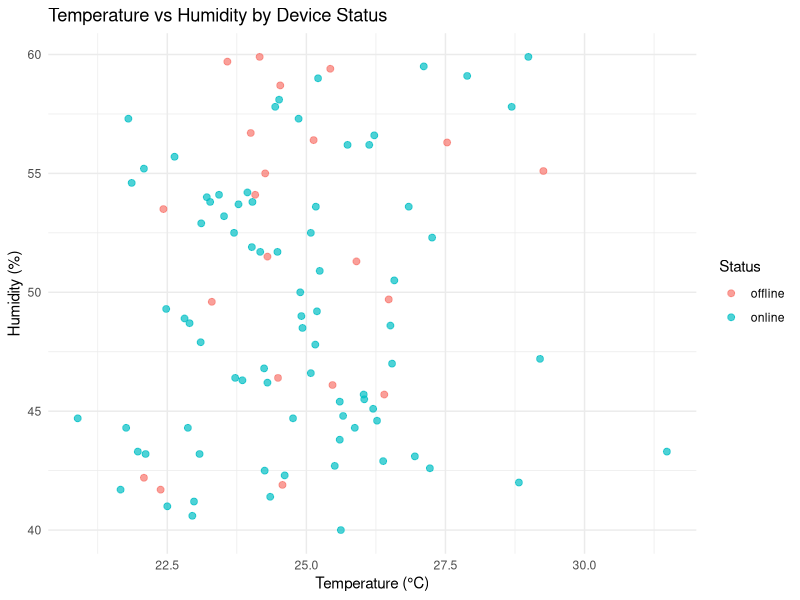
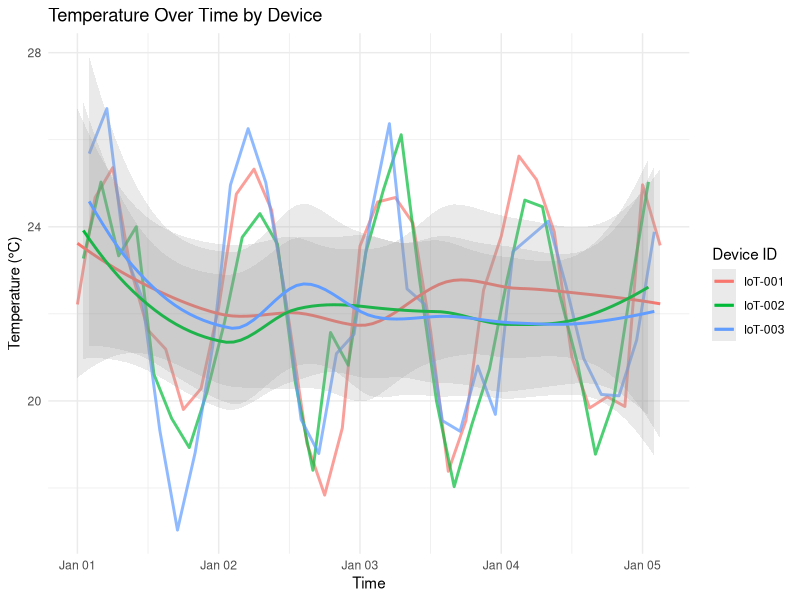
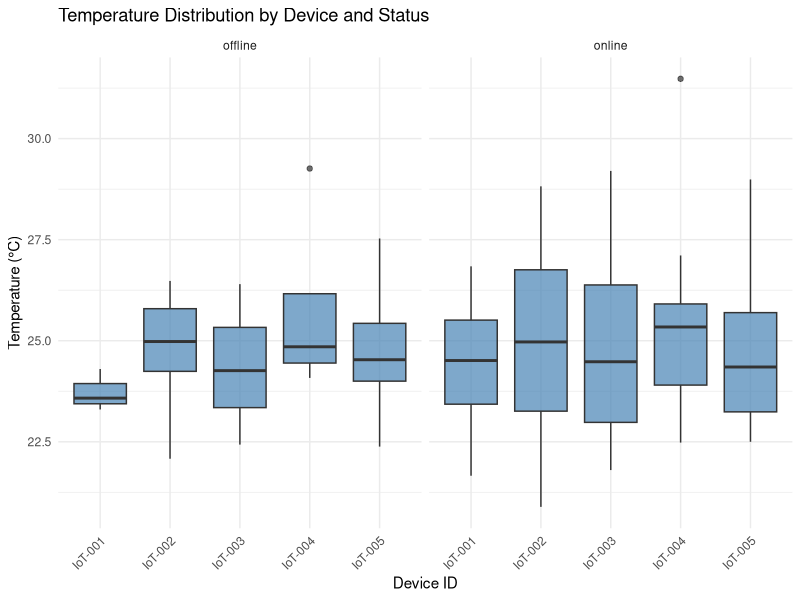
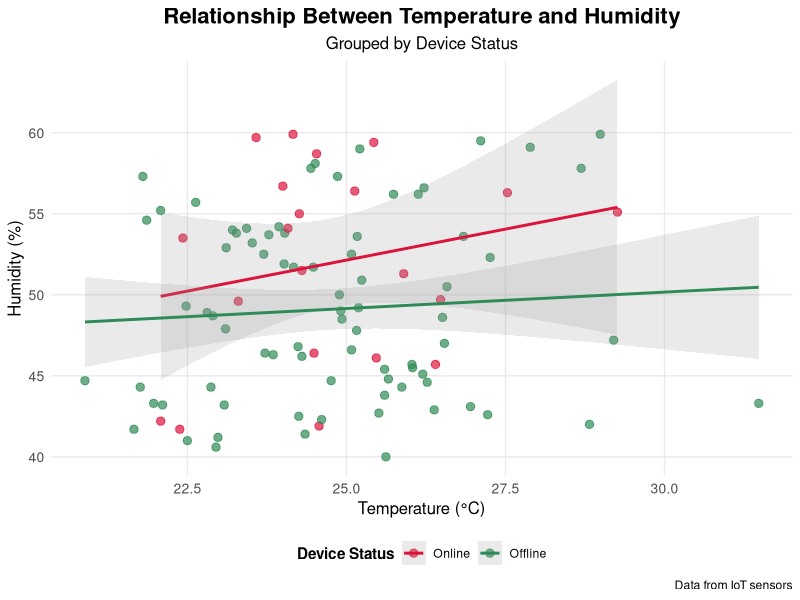
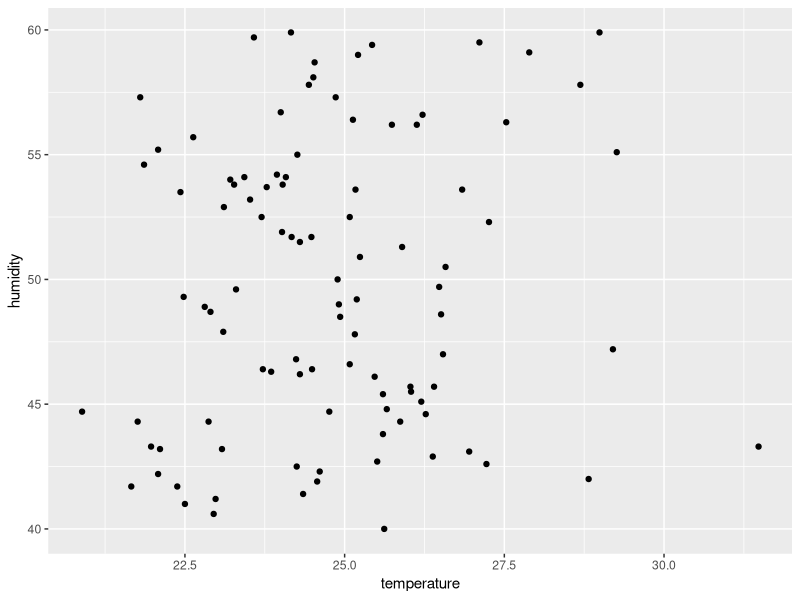
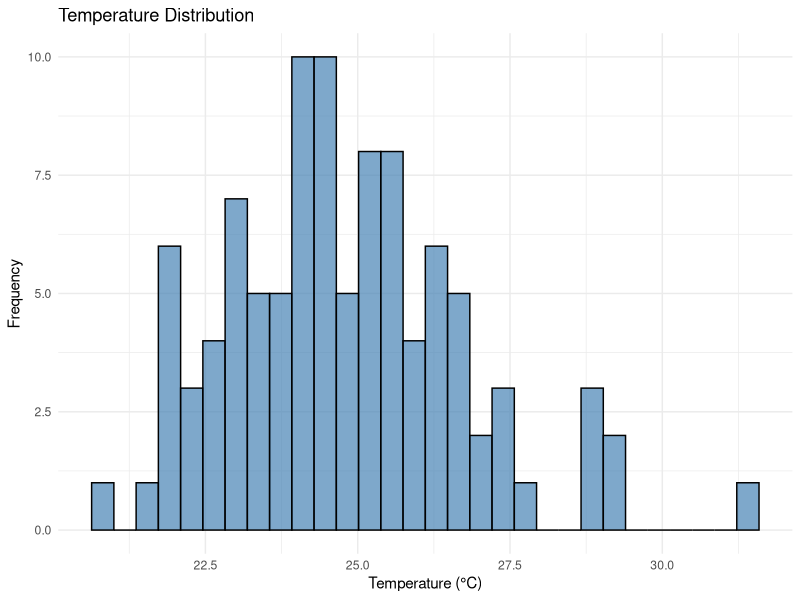
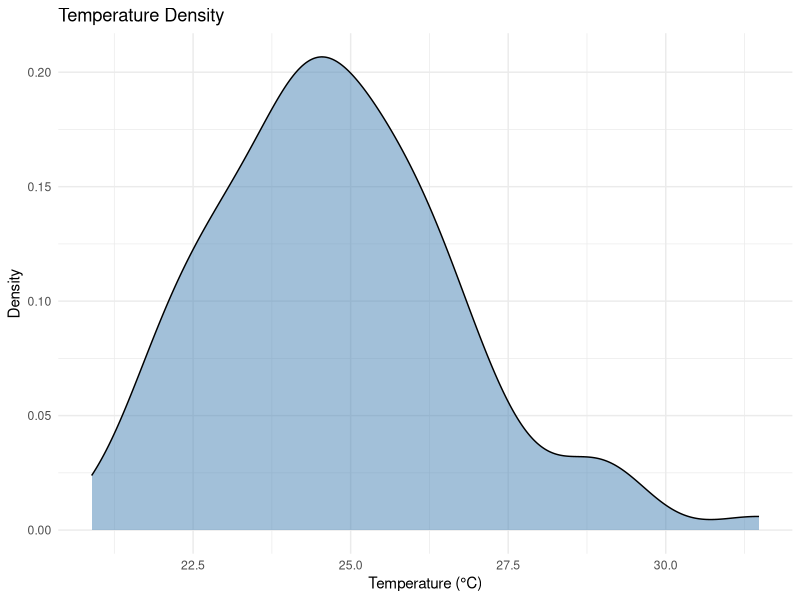
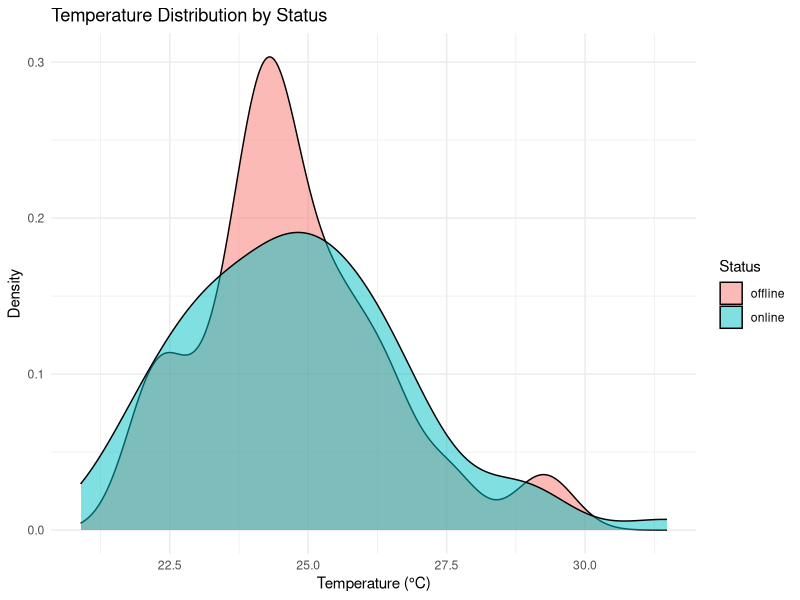

Source code (R) for these figures, in order:
# Workshop 06: Data Visualization with ggplot2
# This script demonstrates data visualization using ggplot2

# Install and load required libraries
# Install packages if not already installed
if (!require(ggplot2, quietly = TRUE)) {
  cat("Installing ggplot2 package...\n")
  install.packages("ggplot2")
}

if (!require(dplyr, quietly = TRUE)) {
  cat("Installing dplyr package...\n")
  install.packages("dplyr")
}

# Load libraries
library(ggplot2)
library(dplyr)

# ============================================================================
# Setup: Create Sample Data
# ============================================================================

cat("=== Creating Sample Data ===\n")

set.seed(123)
# Create time series data
timestamps <- seq(as.POSIXct("2024-01-01 00:00:00"), by = "1 hour", length.out = 100)
time_data <- data.frame(
  timestamp = timestamps,
  temperature = 22 + 3 * sin(2 * pi * (1:100) / 24) + rnorm(100, 0, 1),
  device_id = rep(c("IoT-001", "IoT-002", "IoT-003"), length.out = 100)
)

# Create sensor data
sensor_data <- data.frame(
  device_id = rep(paste0("IoT-", sprintf("%03d", 1:5)), each = 20),
  temperature = round(rnorm(100, mean = 25, sd = 2), 2),
  humidity = round(runif(100, 40, 60), 1),
  pressure = round(rnorm(100, mean = 1013, sd = 5), 1),
  status = sample(c("online", "offline"), 100, replace = TRUE, prob = c(0.8, 0.2))
)

cat("Sample data created\n")
cat("Time data:", nrow(time_data), "rows\n")
cat("Sensor data:", nrow(sensor_data), "rows\n")

# ============================================================================
# 2. Scatter Plots
# ============================================================================

cat("\n=== Creating Scatter Plots ===\n")

# Basic scatter plot
p1 <- ggplot(sensor_data, aes(x = temperature, y = humidity)) +
  geom_point()
cat("Basic scatter plot created\n")

# Customized scatter plot
p2 <- ggplot(sensor_data, aes(x = temperature, y = humidity)) +
  geom_point(color = "steelblue", size = 2, alpha = 0.6) +
  labs(
    title = "Temperature vs Humidity",
    x = "Temperature (°C)",
    y = "Humidity (%)"
  ) +
  theme_minimal()
cat("Customized scatter plot created\n")

# Color by category
p3 <- ggplot(sensor_data, aes(x = temperature, y = humidity, color = status)) +
  geom_point(size = 2, alpha = 0.7) +
  labs(
    title = "Temperature vs Humidity by Status",
    x = "Temperature (°C)",
    y = "Humidity (%)",
    color = "Device Status"
  ) +
  theme_minimal()
cat("Scatter plot with color coding created\n")

# ============================================================================
# 3. Line Plots
# ============================================================================

cat("\n=== Creating Line Plots ===\n")

# Basic line plot
p4 <- ggplot(
  time_data[time_data$device_id == "IoT-001", ],
  aes(x = timestamp, y = temperature)
) +
  geom_line() +
  labs(
    title = "Temperature Over Time",
    x = "Time",
    y = "Temperature (°C)"
  ) +
  theme_minimal()
cat("Basic line plot created\n")

# Line plot with points
p5 <- ggplot(
  time_data[time_data$device_id == "IoT-001", ],
  aes(x = timestamp, y = temperature)
) +
  geom_line(color = "blue", alpha = 0.7) +
  geom_point(color = "red", size = 1) +
  labs(
    title = "Temperature Over Time",
    x = "Time",
    y = "Temperature (°C)"
  ) +
  theme_minimal()
cat("Line plot with points created\n")

# Multiple lines
p6 <- ggplot(time_data, aes(x = timestamp, y = temperature, color = device_id)) +
  geom_line(alpha = 0.7) +
  labs(
    title = "Temperature Over Time by Device",
    x = "Time",
    y = "Temperature (°C)",
    color = "Device ID"
  ) +
  theme_minimal()
cat("Multiple line plot created\n")

# ============================================================================
# 4. Bar Plots
# ============================================================================

cat("\n=== Creating Bar Plots ===\n")

# Calculate summary for bar plot
device_summary <- sensor_data %>%
  group_by(device_id) %>%
  summarize(avg_temp = mean(temperature))

# Basic bar plot
p7 <- ggplot(device_summary, aes(x = device_id, y = avg_temp)) +
  geom_bar(stat = "identity", fill = "steelblue") +
  labs(
    title = "Average Temperature by Device",
    x = "Device ID",
    y = "Average Temperature (°C)"
  ) +
  theme_minimal()
cat("Basic bar plot created\n")

# Horizontal bar plot
p8 <- ggplot(device_summary, aes(x = device_id, y = avg_temp)) +
  geom_bar(stat = "identity", fill = "steelblue") +
  coord_flip() +
  labs(
    title = "Average Temperature by Device",
    x = "Device ID",
    y = "Average Temperature (°C)"
  ) +
  theme_minimal()
cat("Horizontal bar plot created\n")

# Grouped bar plot
status_summary <- sensor_data %>%
  group_by(device_id, status) %>%
  summarize(count = n(), .groups = "drop")

p9 <- ggplot(status_summary, aes(x = device_id, y = count, fill = status)) +
  geom_bar(stat = "identity", position = "dodge") +
  labs(
    title = "Readings Count by Device and Status",
    x = "Device ID",
    y = "Count",
    fill = "Status"
  ) +
  theme_minimal()
cat("Grouped bar plot created\n")

# ============================================================================
# 5. Histograms and Density Plots
# ============================================================================

cat("\n=== Creating Histograms ===\n")

# Histogram
p10 <- ggplot(sensor_data, aes(x = temperature)) +
  geom_histogram(bins = 30, fill = "steelblue", color = "black", alpha = 0.7) +
  labs(
    title = "Temperature Distribution",
    x = "Temperature (°C)",
    y = "Frequency"
  ) +
  theme_minimal()
cat("Histogram created\n")

# Density plot
p11 <- ggplot(sensor_data, aes(x = temperature)) +
  geom_density(fill = "steelblue", alpha = 0.5) +
  labs(
    title = "Temperature Density",
    x = "Temperature (°C)",
    y = "Density"
  ) +
  theme_minimal()
cat("Density plot created\n")

# Multiple densities
p12 <- ggplot(sensor_data, aes(x = temperature, fill = status)) +
  geom_density(alpha = 0.5) +
  labs(
    title = "Temperature Distribution by Status",
    x = "Temperature (°C)",
    y = "Density",
    fill = "Status"
  ) +
  theme_minimal()
cat("Multiple density plot created\n")

# ============================================================================
# 6. Box Plots and Violin Plots
# ============================================================================

cat("\n=== Creating Box Plots ===\n")

# Box plot
p13 <- ggplot(sensor_data, aes(x = device_id, y = temperature)) +
  geom_boxplot(fill = "steelblue", alpha = 0.7) +
  labs(
    title = "Temperature by Device",
    x = "Device ID",
    y = "Temperature (°C)"
  ) +
  theme_minimal()
cat("Box plot created\n")

# Violin plot
p14 <- ggplot(sensor_data, aes(x = device_id, y = temperature, fill = device_id)) +
  geom_violin(alpha = 0.7) +
  labs(
    title = "Temperature Distribution by Device",
    x = "Device ID",
    y = "Temperature (°C)"
  ) +
  theme_minimal() +
  theme(legend.position = "none")
cat("Violin plot created\n")

# ============================================================================
# 7. Faceting
# ============================================================================

cat("\n=== Creating Faceted Plots ===\n")

# Facet by one variable
p15 <- ggplot(sensor_data, aes(x = temperature, y = humidity)) +
  geom_point(alpha = 0.6) +
  facet_wrap(~device_id) +
  labs(
    title = "Temperature vs Humidity by Device",
    x = "Temperature (°C)",
    y = "Humidity (%)"
  ) +
  theme_minimal()
cat("Faceted scatter plot created\n")

# Facet by two variables
p16 <- ggplot(sensor_data, aes(x = temperature, y = humidity)) +
  geom_point(alpha = 0.6) +
  facet_grid(status ~ device_id) +
  labs(
    title = "Temperature vs Humidity by Status and Device",
    x = "Temperature (°C)",
    y = "Humidity (%)"
  ) +
  theme_minimal()
cat("Grid faceted plot created\n")

# ============================================================================
# 8. Customizing Aesthetics
# ============================================================================

cat("\n=== Customizing Aesthetics ===\n")

# Custom colors
p17 <- ggplot(sensor_data, aes(x = temperature, y = humidity, color = status)) +
  geom_point(size = 2, alpha = 0.7) +
  scale_color_manual(values = c("online" = "green", "offline" = "red")) +
  labs(
    title = "Temperature vs Humidity",
    x = "Temperature (°C)",
    y = "Humidity (%)",
    color = "Status"
  ) +
  theme_minimal()
cat("Plot with custom colors created\n")

# Custom scales
p18 <- ggplot(sensor_data, aes(x = temperature, y = humidity)) +
  geom_point() +
  scale_x_continuous(limits = c(20, 30), breaks = seq(20, 30, 2)) +
  scale_y_continuous(limits = c(40, 60), breaks = seq(40, 60, 5)) +
  labs(
    title = "Temperature vs Humidity (Custom Scales)",
    x = "Temperature (°C)",
    y = "Humidity (%)"
  ) +
  theme_minimal()
cat("Plot with custom scales created\n")

# Color gradients
p19 <- ggplot(sensor_data, aes(x = temperature, y = humidity, color = pressure)) +
  geom_point(size = 2) +
  scale_color_gradient(low = "blue", high = "red") +
  labs(
    title = "Temperature vs Humidity (Colored by Pressure)",
    x = "Temperature (°C)",
    y = "Humidity (%)",
    color = "Pressure"
  ) +
  theme_minimal()
cat("Plot with color gradient created\n")

# ============================================================================
# 9. Themes and Styling
# ============================================================================

cat("\n=== Applying Themes ===\n")

# Built-in themes
p20 <- ggplot(sensor_data, aes(x = temperature, y = humidity)) +
  geom_point() +
  theme_minimal() +
  labs(title = "Minimal Theme")
cat("Plot with minimal theme created\n")

p21 <- ggplot(sensor_data, aes(x = temperature, y = humidity)) +
  geom_point() +
  theme_bw() +
  labs(title = "Black and White Theme")
cat("Plot with B&W theme created\n")

# Custom theme
p22 <- ggplot(sensor_data, aes(x = temperature, y = humidity, color = status)) +
  geom_point(size = 2, alpha = 0.7) +
  labs(
    title = "Custom Styled Plot",
    x = "Temperature (°C)",
    y = "Humidity (%)",
    color = "Status"
  ) +
  theme(
    plot.title = element_text(size = 16, face = "bold", hjust = 0.5),
    axis.title = element_text(size = 12),
    axis.text = element_text(size = 10),
    legend.position = "bottom",
    panel.background = element_rect(fill = "white"),
    panel.grid.major = element_line(color = "gray90"),
    panel.grid.minor = element_line(color = "gray95")
  )
cat("Plot with custom theme created\n")

# ============================================================================
# 10. Combining Multiple Layers
# ============================================================================

cat("\n=== Creating Complex Plots ===\n")

# Multiple geoms
p23 <- ggplot(
  time_data[time_data$device_id == "IoT-001", ],
  aes(x = timestamp, y = temperature)
) +
  geom_line(color = "blue", alpha = 0.5, size = 1) +
  geom_point(color = "red", size = 1.5, alpha = 0.7) +
  geom_smooth(method = "loess", se = TRUE, color = "green", alpha = 0.3) +
  labs(
    title = "Temperature Over Time with Trend",
    x = "Time",
    y = "Temperature (°C)"
  ) +
  theme_minimal()
cat("Complex plot with multiple layers created\n")

# Annotations
p24 <- ggplot(sensor_data, aes(x = temperature, y = humidity)) +
  geom_point(alpha = 0.6) +
  annotate("text",
    x = 25, y = 55, label = "Normal Range",
    color = "blue", size = 4, fontface = "bold"
  ) +
  geom_hline(yintercept = 50, linetype = "dashed", color = "red", size = 1) +
  geom_vline(xintercept = 24, linetype = "dashed", color = "red", size = 1) +
  labs(
    title = "Temperature vs Humidity with Reference Lines",
    x = "Temperature (°C)",
    y = "Humidity (%)"
  ) +
  theme_minimal()
cat("Plot with annotations created\n")

# ============================================================================
# 11. Saving Plots
# ============================================================================

cat("\n=== Saving Plots ===\n")

# Save a sample plot
sample_plot <- ggplot(sensor_data, aes(x = temperature, y = humidity, color = status)) +
  geom_point(size = 2, alpha = 0.7) +
  labs(
    title = "Temperature vs Humidity by Status",
    x = "Temperature (°C)",
    y = "Humidity (%)",
    color = "Status"
  ) +
  theme_minimal()

# Uncomment to save (commented to avoid file creation during demo)
# ggsave("temperature_humidity_plot.png", plot = sample_plot,
#        width = 10, height = 6, dpi = 300)
cat("Plot saving code demonstrated (commented out)\n")
cat("Use: ggsave('filename.png', plot = p, width = 10, height = 6, dpi = 300)\n")

# ============================================================================
# Exercise Solutions
# ============================================================================

cat("\n=== Exercise 1: Basic Visualization ===\n")
ex1 <- ggplot(sensor_data, aes(x = temperature, y = humidity, color = status)) +
  geom_point(size = 2, alpha = 0.7) +
  labs(
    title = "Temperature vs Humidity by Device Status",
    x = "Temperature (°C)",
    y = "Humidity (%)",
    color = "Status"
  ) +
  theme_minimal()
cat("Exercise 1 plot created\n")

cat("\n=== Exercise 2: Time Series Plot ===\n")
ex2 <- ggplot(time_data, aes(x = timestamp, y = temperature, color = device_id)) +
  geom_line(alpha = 0.7, size = 1) +
  geom_smooth(method = "loess", se = TRUE, alpha = 0.2) +
  labs(
    title = "Temperature Over Time by Device",
    x = "Time",
    y = "Temperature (°C)",
    color = "Device ID"
  ) +
  theme_minimal()
cat("Exercise 2 plot created\n")

cat("\n=== Exercise 3: Comparative Visualization ===\n")
ex3 <- ggplot(sensor_data, aes(x = device_id, y = temperature)) +
  geom_boxplot(fill = "steelblue", alpha = 0.7) +
  facet_wrap(~status) +
  labs(
    title = "Temperature Distribution by Device and Status",
    x = "Device ID",
    y = "Temperature (°C)"
  ) +
  theme_minimal() +
  theme(axis.text.x = element_text(angle = 45, hjust = 1))
cat("Exercise 3 plot created\n")

cat("\n=== Exercise 4: Publication-Ready Plot ===\n")
ex4 <- ggplot(sensor_data, aes(x = temperature, y = humidity, color = status)) +
  geom_point(size = 2.5, alpha = 0.7) +
  geom_smooth(method = "lm", se = TRUE, alpha = 0.2) +
  scale_color_manual(
    values = c("online" = "#2E8B57", "offline" = "#DC143C"),
    labels = c("Online", "Offline")
  ) +
  labs(
    title = "Relationship Between Temperature and Humidity",
    subtitle = "Grouped by Device Status",
    x = "Temperature (°C)",
    y = "Humidity (%)",
    color = "Device Status",
    caption = "Data from IoT sensors"
  ) +
  theme_minimal() +
  theme(
    plot.title = element_text(size = 16, face = "bold", hjust = 0.5),
    plot.subtitle = element_text(size = 12, hjust = 0.5),
    axis.title = element_text(size = 12),
    axis.text = element_text(size = 10),
    legend.position = "bottom",
    legend.title = element_text(face = "bold"),
    panel.grid.minor = element_blank()
  )
cat("Exercise 4 publication-ready plot created\n")

cat("\n=== Summary ===\n")
cat("All visualization examples created successfully!\n")
cat("To view plots, use: print(p1), print(p2), etc.\n")
cat("To save plots, use: ggsave('filename.png', plot = p1, width = 10, height = 6)\n")
